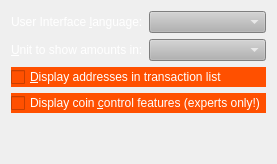
     <widget class="QWidget" name="tabDisplay">
      <attribute name="title">
       <string>&amp;Display</string>
      </attribute>
      <layout class="QVBoxLayout" name="verticalLayout_Display">
       <item>
        <layout class="QHBoxLayout" name="horizontalLayout_1_Display">
         <item>
          <widget class="QLabel" name="langLabel">
           <property name="palette">
            <palette>
             <active>
              <colorrole role="WindowText">
               <brush brushstyle="SolidPattern">
                <color alpha="255">
                 <red>255</red>
                 <green>255</green>
                 <blue>255</blue>
                </color>
               </brush>
              </colorrole>
              <colorrole role="Button">
               <brush brushstyle="SolidPattern">
                <color alpha="255">
                 <red>138</red>
                 <green>138</green>
                 <blue>138</blue>
                </color>
               </brush>
              </colorrole>
              <colorrole role="Base">
               <brush brushstyle="SolidPattern">
                <color alpha="255">
                 <red>138</red>
                 <green>138</green>
                 <blue>138</blue>
                </color>
               </brush>
              </colorrole>
              <colorrole role="Window">
               <brush brushstyle="SolidPattern">
                <color alpha="255">
                 <red>138</red>
                 <green>138</green>
                 <blue>138</blue>
                </color>
               </brush>
              </colorrole>
             </active>
             <inactive>
              <colorrole role="WindowText">
               <brush brushstyle="SolidPattern">
                <color alpha="255">
                 <red>255</red>
                 <green>255</green>
                 <blue>255</blue>
                </color>
               </brush>
              </colorrole>
              <colorrole role="Button">
               <brush brushstyle="SolidPattern">
                <color alpha="255">
                 <red>138</red>
                 <green>138</green>
                 <blue>138</blue>
                </color>
               </brush>
              </colorrole>
              <colorrole role="Base">
               <brush brushstyle="SolidPattern">
                <color alpha="255">
                 <red>138</red>
                 <green>138</green>
                 <blue>138</blue>
                </color>
               </brush>
              </colorrole>
              <colorrole role="Window">
               <brush brushstyle="SolidPattern">
                <color alpha="255">
                 <red>138</red>
                 <green>138</green>
                 <blue>138</blue>
                </color>
               </brush>
              </colorrole>
             </inactive>
             <disabled>
              <colorrole role="WindowText">
               <brush brushstyle="SolidPattern">
                <color alpha="255">
                 <red>69</red>
                 <green>69</green>
                 <blue>69</blue>
                </color>
               </brush>
              </colorrole>
              <colorrole role="Button">
               <brush brushstyle="SolidPattern">
                <color alpha="255">
                 <red>138</red>
                 <green>138</green>
                 <blue>138</blue>
                </color>
               </brush>
              </colorrole>
              <colorrole role="Base">
               <brush brushstyle="SolidPattern">
                <color alpha="255">
                 <red>138</red>
                 <green>138</green>
                 <blue>138</blue>
                </color>
               </brush>
              </colorrole>
              <colorrole role="Window">
               <brush brushstyle="SolidPattern">
                <color alpha="255">
                 <red>138</red>
                 <green>138</green>
                 <blue>138</blue>
                </color>
               </brush>
              </colorrole>
             </disabled>
            </palette>
           </property>
           <property name="autoFillBackground">
            <bool>false</bool>
           </property>
           <property name="text">
            <string>User Interface &amp;language:</string>
           </property>
           <property name="textFormat">
            <enum>Qt::PlainText</enum>
           </property>
           <property name="buddy">
            <cstring>lang</cstring>
           </property>
          </widget>
         </item>
         <item>
          <widget class="QValueComboBox" name="lang">
           <property name="palette">
            <palette>
             <active>
              <colorrole role="WindowText">
               <brush brushstyle="SolidPattern">
                <color alpha="255">
                 <red>255</red>
                 <green>255</green>
                 <blue>255</blue>
                </color>
               </brush>
              </colorrole>
              <colorrole role="Button">
               <brush brushstyle="SolidPattern">
                <color alpha="255">
                 <red>178</red>
                 <green>178</green>
                 <blue>178</blue>
                </color>
               </brush>
              </colorrole>
              <colorrole role="Text">
               <brush brushstyle="SolidPattern">
                <color alpha="255">
                 <red>255</red>
                 <green>255</green>
                 <blue>255</blue>
                </color>
               </brush>
              </colorrole>
              <colorrole role="ButtonText">
               <brush brushstyle="SolidPattern">
                <color alpha="255">
                 <red>255</red>
                 <green>255</green>
                 <blue>255</blue>
                </color>
               </brush>
              </colorrole>
              <colorrole role="Base">
               <brush brushstyle="SolidPattern">
                <color alpha="255">
                 <red>178</red>
                 <green>178</green>
                 <blue>178</blue>
                </color>
               </brush>
              </colorrole>
              <colorrole role="Window">
               <brush brushstyle="SolidPattern">
                <color alpha="255">
                 <red>178</red>
                 <green>178</green>
                 <blue>178</blue>
                </color>
               </brush>
              </colorrole>
             </active>
             <inactive>
              <colorrole role="WindowText">
               <brush brushstyle="SolidPattern">
                <color alpha="255">
                 <red>255</red>
                 <green>255</green>
                 <blue>255</blue>
                </color>
               </brush>
              </colorrole>
              <colorrole role="Button">
               <brush brushstyle="SolidPattern">
                <color alpha="255">
                 <red>178</red>
                 <green>178</green>
                 <blue>178</blue>
                </color>
               </brush>
              </colorrole>
              <colorrole role="Text">
               <brush brushstyle="SolidPattern">
                <color alpha="255">
                 <red>255</red>
                 <green>255</green>
                 <blue>255</blue>
                </color>
               </brush>
              </colorrole>
              <colorrole role="ButtonText">
               <brush brushstyle="SolidPattern">
                <color alpha="255">
                 <red>255</red>
                 <green>255</green>
                 <blue>255</blue>
                </color>
               </brush>
              </colorrole>
              <colorrole role="Base">
               <brush brushstyle="SolidPattern">
                <color alpha="255">
                 <red>178</red>
                 <green>178</green>
                 <blue>178</blue>
                </color>
               </brush>
              </colorrole>
              <colorrole role="Window">
               <brush brushstyle="SolidPattern">
                <color alpha="255">
                 <red>178</red>
                 <green>178</green>
                 <blue>178</blue>
                </color>
               </brush>
              </colorrole>
             </inactive>
             <disabled>
              <colorrole role="WindowText">
               <brush brushstyle="SolidPattern">
                <color alpha="255">
                 <red>255</red>
                 <green>255</green>
                 <blue>255</blue>
                </color>
               </brush>
              </colorrole>
              <colorrole role="Button">
               <brush brushstyle="SolidPattern">
                <color alpha="255">
                 <red>178</red>
                 <green>178</green>
                 <blue>178</blue>
                </color>
               </brush>
              </colorrole>
              <colorrole role="Text">
               <brush brushstyle="SolidPattern">
                <color alpha="255">
                 <red>255</red>
                 <green>255</green>
                 <blue>255</blue>
                </color>
               </brush>
              </colorrole>
              <colorrole role="ButtonText">
               <brush brushstyle="SolidPattern">
                <color alpha="255">
                 <red>255</red>
                 <green>255</green>
                 <blue>255</blue>
                </color>
               </brush>
              </colorrole>
              <colorrole role="Base">
               <brush brushstyle="SolidPattern">
                <color alpha="255">
                 <red>178</red>
                 <green>178</green>
                 <blue>178</blue>
                </color>
               </brush>
              </colorrole>
              <colorrole role="Window">
               <brush brushstyle="SolidPattern">
                <color alpha="255">
                 <red>178</red>
                 <green>178</green>
                 <blue>178</blue>
                </color>
               </brush>
              </colorrole>
             </disabled>
            </palette>
           </property>
           <property name="toolTip">
            <string>The user interface language can be set here. This setting will take effect after restarting Moodcoin.</string>
           </property>
           <property name="styleSheet">
            <string notr="true">background-color: rgb(178,178,178);
color: rgb(255,255,255);
</string>
           </property>
          </widget>
         </item>
        </layout>
       </item>
       <item>
        <layout class="QHBoxLayout" name="horizontalLayout_2_Display">
         <item>
          <widget class="QLabel" name="unitLabel">
           <property name="palette">
            <palette>
             <active>
              <colorrole role="WindowText">
               <brush brushstyle="SolidPattern">
                <color alpha="255">
                 <red>255</red>
                 <green>255</green>
                 <blue>255</blue>
                </color>
               </brush>
              </colorrole>
              <colorrole role="Button">
               <brush brushstyle="SolidPattern">
                <color alpha="255">
                 <red>138</red>
                 <green>138</green>
                 <blue>138</blue>
                </color>
               </brush>
              </colorrole>
              <colorrole role="Base">
               <brush brushstyle="SolidPattern">
                <color alpha="255">
                 <red>138</red>
                 <green>138</green>
                 <blue>138</blue>
                </color>
               </brush>
              </colorrole>
              <colorrole role="Window">
               <brush brushstyle="SolidPattern">
                <color alpha="255">
                 <red>138</red>
                 <green>138</green>
                 <blue>138</blue>
                </color>
               </brush>
              </colorrole>
             </active>
             <inactive>
              <colorrole role="WindowText">
               <brush brushstyle="SolidPattern">
                <color alpha="255">
                 <red>255</red>
                 <green>255</green>
                 <blue>255</blue>
                </color>
               </brush>
              </colorrole>
              <colorrole role="Button">
               <brush brushstyle="SolidPattern">
                <color alpha="255">
                 <red>138</red>
                 <green>138</green>
                 <blue>138</blue>
                </color>
               </brush>
              </colorrole>
              <colorrole role="Base">
               <brush brushstyle="SolidPattern">
                <color alpha="255">
                 <red>138</red>
                 <green>138</green>
                 <blue>138</blue>
                </color>
               </brush>
              </colorrole>
              <colorrole role="Window">
               <brush brushstyle="SolidPattern">
                <color alpha="255">
                 <red>138</red>
                 <green>138</green>
                 <blue>138</blue>
                </color>
               </brush>
              </colorrole>
             </inactive>
             <disabled>
              <colorrole role="WindowText">
               <brush brushstyle="SolidPattern">
                <color alpha="255">
                 <red>69</red>
                 <green>69</green>
                 <blue>69</blue>
                </color>
               </brush>
              </colorrole>
              <colorrole role="Button">
               <brush brushstyle="SolidPattern">
                <color alpha="255">
                 <red>138</red>
                 <green>138</green>
                 <blue>138</blue>
                </color>
               </brush>
              </colorrole>
              <colorrole role="Base">
               <brush brushstyle="SolidPattern">
                <color alpha="255">
                 <red>138</red>
                 <green>138</green>
                 <blue>138</blue>
                </color>
               </brush>
              </colorrole>
              <colorrole role="Window">
               <brush brushstyle="SolidPattern">
                <color alpha="255">
                 <red>138</red>
                 <green>138</green>
                 <blue>138</blue>
                </color>
               </brush>
              </colorrole>
             </disabled>
            </palette>
           </property>
           <property name="autoFillBackground">
            <bool>false</bool>
           </property>
           <property name="text">
            <string>&amp;Unit to show amounts in:</string>
           </property>
           <property name="textFormat">
            <enum>Qt::PlainText</enum>
           </property>
           <property name="buddy">
            <cstring>unit</cstring>
           </property>
          </widget>
         </item>
         <item>
          <widget class="QValueComboBox" name="unit">
           <property name="toolTip">
            <string>Choose the default subdivision unit to show in the interface and when sending coins.</string>
           </property>
           <property name="styleSheet">
            <string notr="true">background-color: rgb(178,178,178);
color: rgb(255,255,255);
</string>
           </property>
          </widget>
         </item>
        </layout>
       </item>
       <item>
        <widget class="QCheckBox" name="displayAddresses">
         <property name="palette">
          <palette>
           <active>
            <colorrole role="WindowText">
             <brush brushstyle="SolidPattern">
              <color alpha="255">
               <red>255</red>
               <green>255</green>
               <blue>255</blue>
              </color>
             </brush>
            </colorrole>
            <colorrole role="Button">
             <brush brushstyle="SolidPattern">
              <color alpha="255">
               <red>138</red>
               <green>138</green>
               <blue>138</blue>
              </color>
             </brush>
            </colorrole>
            <colorrole role="Text">
             <brush brushstyle="SolidPattern">
              <color alpha="255">
               <red>255</red>
               <green>255</green>
               <blue>255</blue>
              </color>
             </brush>
            </colorrole>
            <colorrole role="ButtonText">
             <brush brushstyle="SolidPattern">
              <color alpha="255">
               <red>255</red>
               <green>255</green>
               <blue>255</blue>
              </color>
             </brush>
            </colorrole>
            <colorrole role="Base">
             <brush brushstyle="SolidPattern">
              <color alpha="255">
               <red>138</red>
               <green>138</green>
               <blue>138</blue>
              </color>
             </brush>
            </colorrole>
            <colorrole role="Window">
             <brush brushstyle="SolidPattern">
              <color alpha="255">
               <red>138</red>
               <green>138</green>
               <blue>138</blue>
              </color>
             </brush>
            </colorrole>
           </active>
           <inactive>
            <colorrole role="WindowText">
             <brush brushstyle="SolidPattern">
              <color alpha="255">
               <red>255</red>
               <green>255</green>
               <blue>255</blue>
              </color>
             </brush>
            </colorrole>
            <colorrole role="Button">
             <brush brushstyle="SolidPattern">
              <color alpha="255">
               <red>138</red>
               <green>138</green>
               <blue>138</blue>
              </color>
             </brush>
            </colorrole>
            <colorrole role="Text">
             <brush brushstyle="SolidPattern">
              <color alpha="255">
               <red>255</red>
               <green>255</green>
               <blue>255</blue>
              </color>
             </brush>
            </colorrole>
            <colorrole role="ButtonText">
             <brush brushstyle="SolidPattern">
              <color alpha="255">
               <red>255</red>
               <green>255</green>
               <blue>255</blue>
              </color>
             </brush>
            </colorrole>
            <colorrole role="Base">
             <brush brushstyle="SolidPattern">
              <color alpha="255">
               <red>138</red>
               <green>138</green>
               <blue>138</blue>
              </color>
             </brush>
            </colorrole>
            <colorrole role="Window">
             <brush brushstyle="SolidPattern">
              <color alpha="255">
               <red>138</red>
               <green>138</green>
               <blue>138</blue>
              </color>
             </brush>
            </colorrole>
           </inactive>
           <disabled>
            <colorrole role="WindowText">
             <brush brushstyle="SolidPattern">
              <color alpha="255">
               <red>255</red>
               <green>255</green>
               <blue>255</blue>
              </color>
             </brush>
            </colorrole>
            <colorrole role="Button">
             <brush brushstyle="SolidPattern">
              <color alpha="255">
               <red>138</red>
               <green>138</green>
               <blue>138</blue>
              </color>
             </brush>
            </colorrole>
            <colorrole role="Text">
             <brush brushstyle="SolidPattern">
              <color alpha="255">
               <red>255</red>
               <green>255</green>
               <blue>255</blue>
              </color>
             </brush>
            </colorrole>
            <colorrole role="ButtonText">
             <brush brushstyle="SolidPattern">
              <color alpha="255">
               <red>255</red>
               <green>255</green>
               <blue>255</blue>
              </color>
             </brush>
            </colorrole>
            <colorrole role="Base">
             <brush brushstyle="SolidPattern">
              <color alpha="255">
               <red>138</red>
               <green>138</green>
               <blue>138</blue>
              </color>
             </brush>
            </colorrole>
            <colorrole role="Window">
             <brush brushstyle="SolidPattern">
              <color alpha="255">
               <red>138</red>
               <green>138</green>
               <blue>138</blue>
              </color>
             </brush>
            </colorrole>
           </disabled>
          </palette>
         </property>
         <property name="toolTip">
          <string>Whether to show Moodcoin addresses in the transaction list or not.</string>
         </property>
         <property name="autoFillBackground">
          <bool>false</bool>
         </property>
         <property name="styleSheet">
          <string notr="true">background-color: rgb(255, 80, 0);
color: rgb(255,255,255);</string>
         </property>
         <property name="text">
          <string>&amp;Display addresses in transaction list</string>
         </property>
        </widget>
       </item>
       <item>
        <widget class="QCheckBox" name="coinControlFeatures">
         <property name="palette">
          <palette>
           <active>
            <colorrole role="WindowText">
             <brush brushstyle="SolidPattern">
              <color alpha="255">
               <red>255</red>
               <green>255</green>
               <blue>255</blue>
              </color>
             </brush>
            </colorrole>
            <colorrole role="Button">
             <brush brushstyle="SolidPattern">
              <color alpha="255">
               <red>138</red>
               <green>138</green>
               <blue>138</blue>
              </color>
             </brush>
            </colorrole>
            <colorrole role="Text">
             <brush brushstyle="SolidPattern">
              <color alpha="255">
               <red>255</red>
               <green>255</green>
               <blue>255</blue>
              </color>
             </brush>
            </colorrole>
            <colorrole role="ButtonText">
             <brush brushstyle="SolidPattern">
              <color alpha="255">
               <red>255</red>
               <green>255</green>
               <blue>255</blue>
              </color>
             </brush>
            </colorrole>
            <colorrole role="Base">
             <brush brushstyle="SolidPattern">
              <color alpha="255">
               <red>138</red>
               <green>138</green>
               <blue>138</blue>
              </color>
             </brush>
            </colorrole>
            <colorrole role="Window">
             <brush brushstyle="SolidPattern">
              <color alpha="255">
               <red>138</red>
               <green>138</green>
               <blue>138</blue>
              </color>
             </brush>
            </colorrole>
           </active>
           <inactive>
            <colorrole role="WindowText">
             <brush brushstyle="SolidPattern">
              <color alpha="255">
               <red>255</red>
               <green>255</green>
               <blue>255</blue>
              </color>
             </brush>
            </colorrole>
            <colorrole role="Button">
             <brush brushstyle="SolidPattern">
              <color alpha="255">
               <red>138</red>
               <green>138</green>
               <blue>138</blue>
              </color>
             </brush>
            </colorrole>
            <colorrole role="Text">
             <brush brushstyle="SolidPattern">
              <color alpha="255">
               <red>255</red>
               <green>255</green>
               <blue>255</blue>
              </color>
             </brush>
            </colorrole>
            <colorrole role="ButtonText">
             <brush brushstyle="SolidPattern">
              <color alpha="255">
               <red>255</red>
               <green>255</green>
               <blue>255</blue>
              </color>
             </brush>
            </colorrole>
            <colorrole role="Base">
             <brush brushstyle="SolidPattern">
              <color alpha="255">
               <red>138</red>
               <green>138</green>
               <blue>138</blue>
              </color>
             </brush>
            </colorrole>
            <colorrole role="Window">
             <brush brushstyle="SolidPattern">
              <color alpha="255">
               <red>138</red>
               <green>138</green>
               <blue>138</blue>
              </color>
             </brush>
            </colorrole>
           </inactive>
           <disabled>
            <colorrole role="WindowText">
             <brush brushstyle="SolidPattern">
              <color alpha="255">
               <red>255</red>
               <green>255</green>
               <blue>255</blue>
              </color>
             </brush>
            </colorrole>
            <colorrole role="Button">
             <brush brushstyle="SolidPattern">
              <color alpha="255">
               <red>138</red>
               <green>138</green>
               <blue>138</blue>
              </color>
             </brush>
            </colorrole>
            <colorrole role="Text">
             <brush brushstyle="SolidPattern">
              <color alpha="255">
               <red>255</red>
               <green>255</green>
               <blue>255</blue>
              </color>
             </brush>
            </colorrole>
            <colorrole role="ButtonText">
             <brush brushstyle="SolidPattern">
              <color alpha="255">
               <red>255</red>
               <green>255</green>
               <blue>255</blue>
              </color>
             </brush>
            </colorrole>
            <colorrole role="Base">
             <brush brushstyle="SolidPattern">
              <color alpha="255">
               <red>138</red>
               <green>138</green>
               <blue>138</blue>
              </color>
             </brush>
            </colorrole>
            <colorrole role="Window">
             <brush brushstyle="SolidPattern">
              <color alpha="255">
               <red>138</red>
               <green>138</green>
               <blue>138</blue>
              </color>
             </brush>
            </colorrole>
           </disabled>
          </palette>
         </property>
         <property name="toolTip">
          <string>Whether to show coin control features or not.</string>
         </property>
         <property name="autoFillBackground">
          <bool>false</bool>
         </property>
         <property name="styleSheet">
          <string notr="true">background-color: rgb(255, 80, 0);
color: rgb(255,255,255);</string>
         </property>
         <property name="text">
          <string>Display coin &amp;control features (experts only!)</string>
         </property>
        </widget>
       </item>
       <item>
        <spacer name="verticalSpacer_Display">
         <property name="orientation">
          <enum>Qt::Vertical</enum>
         </property>
         <property name="sizeHint" stdset="0">
          <size>
           <width>20</width>
           <height>40</height>
          </size>
         </property>
        </spacer>
       </item>
      </layout>
     </widget>
